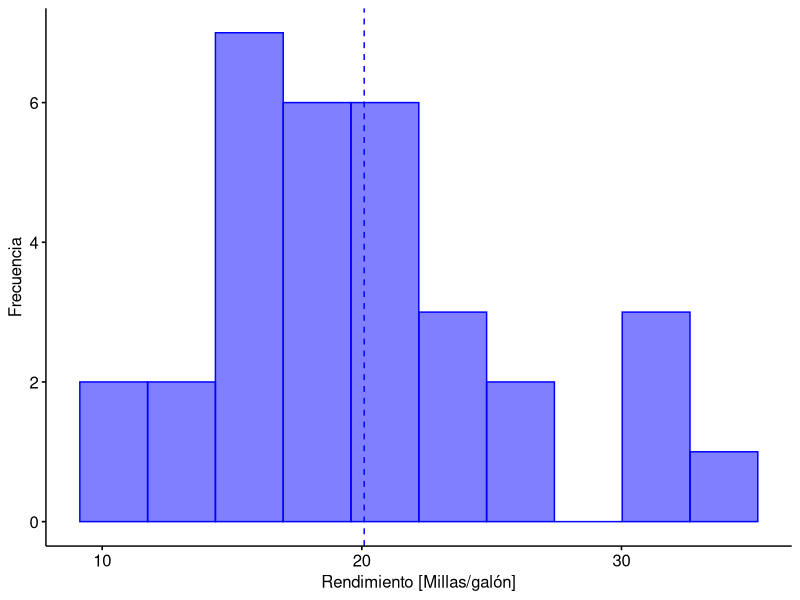
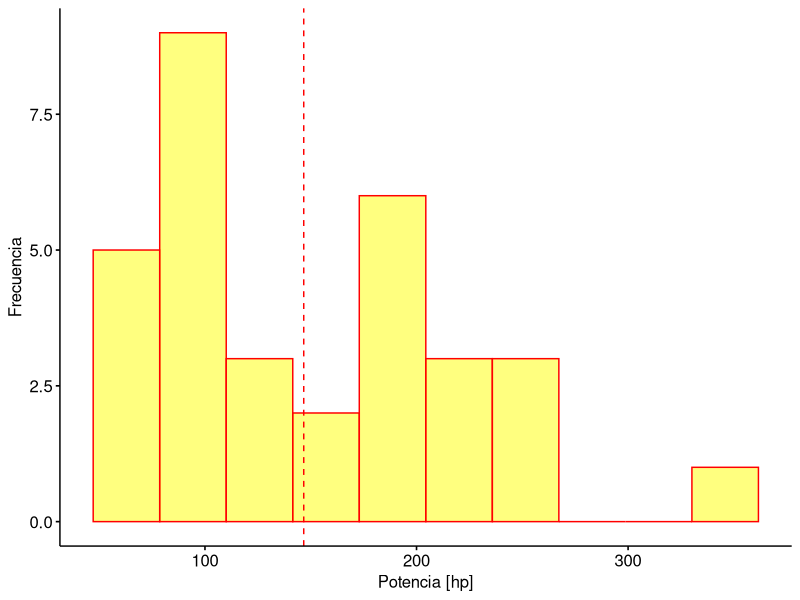
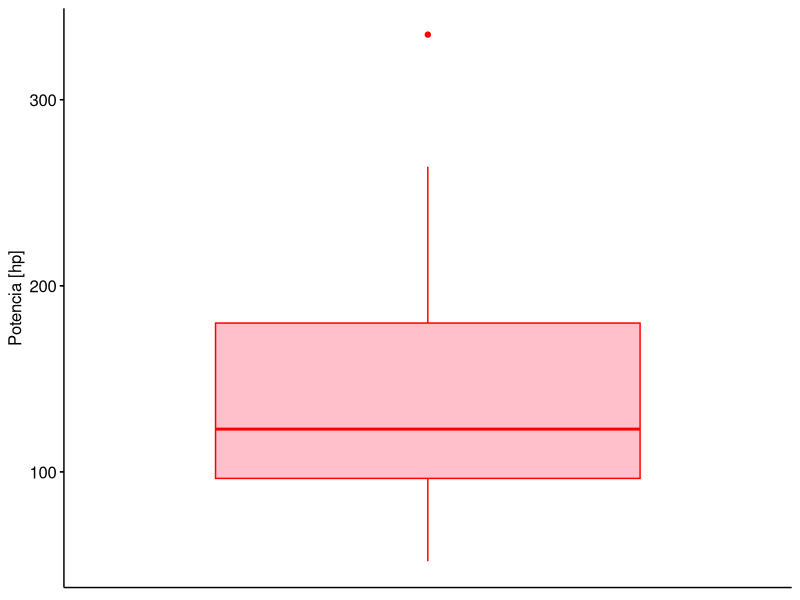

Source code (R) for these figures, in order: (Note: this script raises an error after producing the figures.)
library(dplyr)
datos <- mtcars
datos <- datos %>% rename(Rendimiento = mpg, Cilindrada = cyl, Desplazamiento = disp, Potencia = hp,
                            Eje = drat, Peso = wt, Cuarto_milla = qsec, Motor = vs ,
                            Transmision = am , Cambios = gear , Carburadores = carb)
#calcular la media para la variable rendimiento
media <- mean(datos[["Rendimiento"]])
cat("Rendimiento medio:", media, "\n\n")

# Calcular la media para la tercera y quinta columnas
# (variables Desplazamiento y Eje).
cat("Medias\n")
print(sapply(datos[c(3, 5)], mean))
cat("\n")

# Calcular la media para las columnas 3 a 6
cat("Medias\n")
print(sapply(datos[3:6], mean))
cat("\n")

#Calcular la media para la variable Rendimiento omitiendo valores faltantes.
print(mean(datos[["Rendimiento"]], na.rm = TRUE))

#Calcular la desviacion estandar
cat("desviacion estandar\n")
print(sd(datos[["Rendimiento"]]))
cat("\n")

#Calcular la varianza
cat("varianza\n")
print(var(datos[["Rendimiento"]]))
cat("\n")

#calcular la moda 
library("modeest")
cat("Moda\n")
print(mfv(datos[["Rendimiento"]]))
cat("\n")

#Calcular el rango
cat("Rango\n")
print(range(datos[["Rendimiento"]]))
cat("\n")

# Cálculo de percentiles para la variable Rendimiento.
cat("Cuartiles:\n")
print(quantile(datos[["Rendimiento"]]))
cat("\n")

cat("Quintiles:\n")
print(quantile(datos[["Rendimiento"]], seq(0, 1, 0.2)))
cat("\n")

cat("Deciles:\n")
print(quantile(datos[["Rendimiento"]], seq(0, 1, 0.1)))
cat("\n")

cat("Percentiles:\n")
print(quantile(datos[["Rendimiento"]], seq(0, 1, 0.01)))
cat("\n")

cat("IQR:\n")
print(IQR(datos[["Rendimiento"]]))
cat("\n")

library(dplyr)
# Cálculo de varias medidas para la variable Potencia.
medidas_potencia <- datos %>% summarise(Media = mean(Potencia), Mediana = median(Potencia),
                                        Varianza = var(Potencia), IQR = IQR(Potencia))
print(medidas_potencia)
cat("\n")
# Cálculo de la media y la desviación estándar para las variables Peso y # Cuarto_milla.
medidas_varias <- datos %>% summarise(Media_P = mean(Peso),
                                      Media_C = median(Cuarto_milla), SD_P = sd(Peso),
                                      SD_C = sd(Cuarto_milla))
print(medidas_varias)
cat("\n")

#Crear tabla de contingencia para la variable gear.
contingencia <- table(datos[["Cambios"]])
cat("Tabla de contingencia generada con table():\n")
print(contingencia)
cat("\n")
#Otra forma de crear la misma tabla.
contingencia <- xtabs(~ Cambios, data = datos)
cat("Tabla de contingencia generada con xtabs():\n")
print(contingencia)
cat("\n")

#Calcular totales por fila y mostrarlos por separado.
totales <- marginSums(contingencia)
cat("Totales por fila:\n")
print(totales)
cat("\n")

#Calcular totales por fila y agregarlos a la tabla.
con_totales <- addmargins(contingencia , 1)
cat("Tabla de contingencia con totales por fila:\n")
print(con_totales)
cat("\n")

# Convertir a tabla de proporciones
proporciones <- prop.table(contingencia)
proporciones <- addmargins(proporciones , 1)
cat("Tabla de contingencia con proporciones:\n")
print(proporciones)
cat("\n")

# Convertir a tabla de porcentajes con 2 decimales.
porcentajes <- round(prop.table(contingencia), 4) * 100 
porcentajes <- addmargins(porcentajes)
cat("Tabla de contingencia con porcentajes:\n")
print(porcentajes)
cat("\n")

# Crear tabla de contingencia para las variables Transmision y gear.
contingencia <- table(datos[["Transmision"]], datos[["Cambios"]])
cat("Tabla de contingencia generada con table():\n")
print(contingencia)
cat("\n")

# Otra forma de crear la misma tabla.
contingencia <- xtabs(~ Transmision + Cambios, data = datos)
cat("Tabla de contingencia generada con xtabs():\n")
print(contingencia)
cat("\n")

# Proporciones con totales por fila.
proporciones_fila <- prop.table(contingencia , margin=1)
proporciones_fila <- addmargins(proporciones_fila, margin=2)
cat("Tabla de contingencia con proporciones totales por fila:\n")
print(proporciones_fila)
cat("\n")

# Proporciones con totales por columna.
proporciones_columna <- prop.table(contingencia , margin=2)
proporciones_columna <- addmargins(proporciones_columna, margin=1)
cat("Tabla de contingencia con proporciones totales por columna:\n")
print(proporciones_columna)
cat("\n")

# Proporciones con totales.
proporciones <- prop.table(contingencia)
proporciones <- addmargins(proporciones)
cat("Tabla de contingencia con proporciones totales:\n")
print(proporciones)
cat("\n")

# Convertir la variable Cambios en categórica.
datos[["Cambios"]] <- factor(datos[["Cambios"]])

# Crear tabla de contingencia para las variables Transmision,
# Cambios y Motor.
contingencia <- ftable(datos[["Transmision"]], datos[["Cambios"]],
                        datos[["Motor"]])

cat("Tabla de contingencia generada con ftable():\n")
print(contingencia)
cat("\n")
# Otra forma de crear la misma tabla.
contingencia <-xtabs(~ Cambios + Transmision + Motor, data = datos)
cat("Tabla de contingencia generada con xtabs():\n")
print(contingencia)
cat("\n")

library(dplyr)
resumen <- group_by(datos, Cambios) %>% summarise(count = n(), mean(Rendimiento), 
                                                  median(Rendimiento),sd(Rendimiento), 
                                                  IQR(Rendimiento), mean(Potencia)) 
print(resumen)

library(ggpubr)
# Histograma para la variable Rendimiento.
g1 <- gghistogram(datos,
                  x = "Rendimiento",
                  bins = 10, add = "mean",xlab = "Rendimiento [Millas/galón]", ylab = "Frecuencia",
                  color = "blue",
                  fill = "blue")
print(g1)
library(ggpubr)
# Histograma para la variable Potencia.
g2 <- gghistogram(datos,
                  x = "Potencia",
                  bins = 10,
                  add = "mean",
                  xlab = "Potencia [hp]", ylab = "Frecuencia", color = "red",
                  fill = "yellow")
print(g2)

library(ggpubr)
# Cargar datos.
g3 <- ggboxplot(datos[["Potencia"]],color = "red",fill = "pink",ylab = "Potencia [hp]")
g3 <- g3 + rremove("x.ticks")
g3 <- g3 + rremove("x.text")
g3 <- g3 + rremove("x.title")
print(g3)

library(ggpubr)
# Cargar datos.
# Crear la tabla de frecuencias para la variable Cambios y convertirla a
# data frame.
contingencia <- as.data.frame(xtabs(~ Cambios, data = datos))
# Crear el gráico de barras.
g4 <- ggbarplot(contingencia , x = "Cambios",
            y = "Freq",
            fill = c("brown", "purple", "orange"),
            title = "Cantidad de cambios de los automóviles", xlab = "Cantidad de cambios",
            ylab = "Frecuencia")
 print(g4)
 
 library(ggpubr)
 #Crear gráfico de torta.
 contingencia <- as.data.frame(xtabs(~ Cambios, data = datos))
 g5 <- ggpie(contingencia , x = "Freq", label = "Cambios",
         fill = c("red", "yellow", "green"), title = "Cantidad de cambios de los automoviles", lab.pos = "in")
 print(g5)  
 
 library(ggpubr)
 g6 <-ggscatter(datos ,
             x = "Rendimiento",
             y = "Peso",
             color = "red",
             title = "Rendimiento v/s peso",
             xlab = "Rendimiento [millas/galón]", ylab = "Peso [1000 lb]")
 print(g6)
 
 library(ggpubr)
 g7 <- ggscatter(datos,
                   x = "Peso",
                    y = "Cuarto_milla",
                    color = "blue",
                    title = "Independientes",
                    xlab = "Peso [1000 lb]",
                    ylab = "Tiempo para recorrer un cuarto de milla [s]")
 
 # Gráfico para variables con asociación positiva.
 g8 <- ggscatter(datos,
                     x = "Peso",
                     y = "Potencia",
                     color = "orange",
                     title = "Asociación positiva",
                     xlab = "Peso [1000 lb]",
                     ylab = "Potencia [hp]")
 # Gráfico para variables con asociación negativa.
 g9 <- ggscatter(datos,
                     x = "Peso",
                     y = "Rendimiento",
                     color = "black",
                     title = "Asociación negativa",
                     xlab = "Peso [1000 lb]",
                     ylab = "Rendimiento [millas/galón]")

 # Crear figura con tres gráficos.
 g10 <- ggarrange(g7 ,g8 ,g9, ncol = 3, nrow = 1, common.legend = TRUE)
 
print(g10)
 
library(ggpubr)
# Crear tabla de contingencia para las variables Motor y Cambios,
# y guardarla como data frame.
tabla <- xtabs(~ Motor + Cambios, data = datos)
contingencia <- as.data.frame(tabla)
# Crear tabla de proporciones por columnas y guardarla como
 # data frame.
 proporciones <- as.data.frame(prop.table(tabla , margin = 2))
 # Crear gráfico de barras segmentadas.
 g11 <- ggplot(contingencia, aes(fill = Motor, y = Freq, x = Cambios))
 g11 <- g11 + geom_bar(position = "stack", stat = "identity")
 g11 <- g11 + labs(y = "Frecuencia") + ggtitle("Barras apiladas")
 g11 <- g11 + theme_pubr()

 # Crear gráfico de barras agrupadas.
  g12 <- ggplot(contingencia, aes(fill = Motor, y = Freq, x = Cambios))
 g12 <- g12 + geom_bar(position = "dodge", stat = "identity")
 g12 <- g12 + labs(y = "Frecuencia") + ggtitle("Barras agrupadas")
 g12 <- g12 + theme_pubr()

 # # Crear gráfico de barras segmentadas estandarizado.
 g13 <- ggplot(contingencia, aes(fill = Motor, y = Freq, x = Cambios))
 g13 <- g13 + geom_bar(position = "fill", stat = "identity")
 g13 <- g13 + labs(y = "Frecuencia") + ggtitle("Barras estandarizadas")
 g13 <- g13 + theme_pubr()

 # Crear una figura que contenga los tres gráficos.
 g14 <- ggarrange(g11, g12, g13, nrow = 1, common.legend = TRUE)

 # Agregar un título común en negrita y con fuente de 24 puntos.
 titulo <- text_grob("Tipo de motor por cantidad de Cambios",
                        face = "bold", size = 24)
 g14 <- annotate_figure(g14, top = titulo)
 print(g14)
 
 library(ggpubr)
 # Crear gráfico de mosaico. y guardarla como data frame.
  tabla1 <- xtabs(~ Cambios + Motor, data = datos)
  contingencia <- as.data.frame(tabla1)
  g15 <- ggplot(data = contingencia)
  g15 <- g15 + geom_mosaic(aes(weight = Freq, x = product(Cambios), fill = Motor)) 
  g15 <- g15 + labs(y = "Motor", x = "Cambios",
                    title = "Tipo de motor por cantidad de cambios")
  g15 <- g15 + scale_fill_manual(values=c("orange", "purple"))
  print(g15)
  
  library(ggpubr)
  g16 <- ggboxplot(datos, x = "Cambios", y = "Rendimiento",
                 palette = c("light blue", "pink", "yellow"), fill = "Cambios",
                 title = "Rendimiento por cantidad de cambios", xlab = "Cambios",
                 ylab = "Rendimiento [millas/galón]")
  print(g16)
  
  library(ggpubr)
  g17 <- ggstripchart(datos, x = "Cambios",
                    y = "Rendimiento",
                    palette = c("blue", "red", "dark green"),
                    color = "Cambios",
                    title = "Rendimiento por cantidad de cambios",
                    xlab = "Cambios",
                    ylab = "Rendimiento [millas/galón]")
  print(g17)
